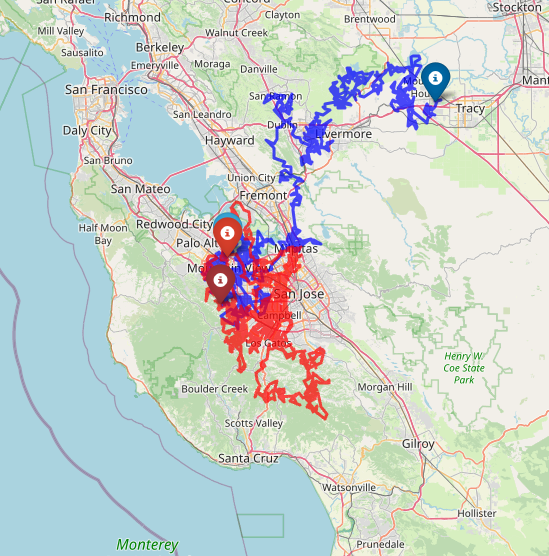

Source code (Python):
#!pip install geopy
#!pip install datapane
import numpy as np
import folium
from geopy.geocoders import Nominatim
from geopy.distance import geodesic
import matplotlib.pyplot as plt
import datapane as dp

# Initialize Nominatim geocoder
geolocator = Nominatim(user_agent="http")

def get_latitude_longitude(address):
    location = geolocator.geocode(address)
    if location:
        return location.latitude, location.longitude
    else:
        return None, None

# Example addresses
addresses = [
    '1600 Amphitheatre Parkway, Mountain View, CA',
    'Ault Drive, Ingleside, South Stormont, Stormont, Dundas and Glengarry Counties, Eastern Ontario, Ontario, K0C 1M0, Canada',
    '1, Potters Alley, Fredericktown Hill, East Bethlehem Township, Washington County, Pennsylvania, 15333, United States',
    'Sutton Bay, Ontario P0J 1P0, Canada'
]

lat = []
lon = []

for address in addresses:
    latitude, longitude = get_latitude_longitude(address)
    if latitude and longitude:
        lat.append(latitude)
        lon.append(longitude)

# Generate random trails for Bob and Alice around the first address location
np.random.seed(42)  # For reproducibility
num_points = 1000  # Number of points (time intervals). If 10 mins per snapshot, it will be 144 in a day

# Bob's trail
bob_trail = np.cumsum(np.random.randn(num_points, 2) * 0.01, axis=0) + np.array([lat[0], lon[0]])

# Alice's trail
alice_trail = np.cumsum(np.random.randn(num_points, 2) * 0.01, axis=0) + np.array([lat[0], lon[0]])

# Plot the trails on a Folium map
m = folium.Map(location=[lat[0], lon[0]], zoom_start=10)

# Add continuous trails to the map using PolyLine
folium.PolyLine(
    locations=bob_trail, 
    color='blue', 
    weight=3, 
    opacity=0.7, 
    popup='Bob\'s Trail'
).add_to(m)

folium.PolyLine(
    locations=alice_trail, 
    color='red', 
    weight=3, 
    opacity=0.7, 
    popup='Alice\'s Trail'
).add_to(m)

# Add initial and final points for Bob and Alice
folium.Marker(
    location=bob_trail[0], 
    popup='Bob Start', 
    icon=folium.Icon(color='blue')
).add_to(m)

folium.Marker(
    location=bob_trail[-1], 
    popup='Bob End', 
    icon=folium.Icon(color='darkblue')
).add_to(m)

folium.Marker(
    location=alice_trail[0], 
    popup='Alice Start', 
    icon=folium.Icon(color='red')
).add_to(m)

folium.Marker(
    location=alice_trail[-1], 
    popup='Alice End', 
    icon=folium.Icon(color='darkred')
).add_to(m)

# Display the map
m.save('contact_tracing_map.html')

# Optional: Display the distance between the first two addresses
location_1 = 0
location_2 = 1
distance = geodesic([lat[location_1], lon[location_1]], [lat[location_2], lon[location_2]]).km
print(f"The distance between {addresses[location_1]} and {addresses[location_2]} is {distance:.2f} kilometers")

# Create another map with location markers
m_locations = folium.Map(location=[lat[0], lon[0]])

for i in range(0, len(addresses)):
    folium.Marker(
        location=[lat[i], lon[i]], 
        tooltip=addresses[i]
    ).add_to(m_locations)

# Add a marker for the specific distance calculation
folium.Marker(
    location=[lat[location_1], lon[location_1]], 
    tooltip=addresses[location_1]
).add_to(m_locations)

folium.Marker(
    location=[lat[location_2], lon[location_2]], 
    tooltip=addresses[location_2],
    popup=f"Distance: {geodesic([lat[location_1], lon[location_1]], [lat[location_2], lon[location_2]]).km:.2f} km"
).add_to(m_locations)

# Save the locations map
m_locations.save('location_markers_map.html')

# Optional: If you want to use Datapane
dp.Plot(m)

"""
The distance between 1600 Amphitheatre Parkway, Mountain View, CA and Ault Drive, Ingleside, South Stormont, Stormont, Dundas and Glengarry Counties, Eastern Ontario, Ontario, K0C 1M0, Canada is 3979.50 kilometers

"""
